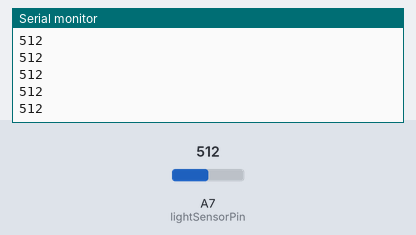
A sketch run on a simulated Arduino Nano, built with avr-gcc and run on an emulated ATmega328P. Parts: the last lines printed to the serial monitor. Inputs (shaded band) come from the test bench; at power-on: A7 (lightSensorPin) = 512.

Above: at 1.2 s.
1.3 s: A7 (lightSensorPin) set to 716
At 1.31 s:
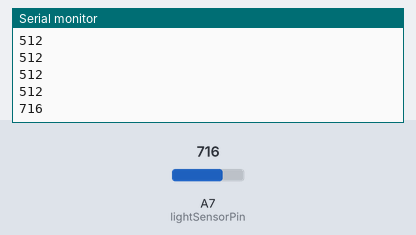
2.8 s: A7 (lightSensorPin) set to 900
At 2.81 s:
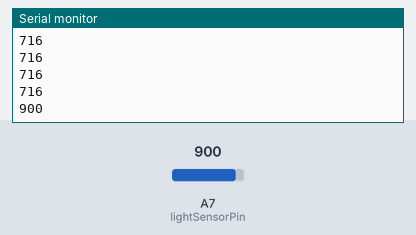
Timing chart, 0 to 5.8 s (numbered marks = the images above; inputs shaded):
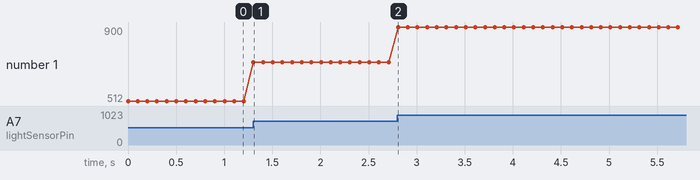

Measured:
- after the input at 1.3 s, the serial monitor: prints a new line at once (image 1)
- after the input at 2.8 s, the serial monitor: prints a new line at once (image 2)
- plotted number 1: 512 → 716 after the input at 1.3 s, 716 → 900 after the input at 2.8 s

The sketch:

task-06-ldrLightSensor.ino
```cpp
/*
 * Task -06
 * Read LDR light sensor
 */

int lightSensorPin = A7;
int lightSensorValue = 0;
void setup() {
  Serial.begin(9600);
}

void loop() {
  lightSensorValue = analogRead(lightSensorPin);
  Serial.println(lightSensorValue);
  delay(100);
}
```
